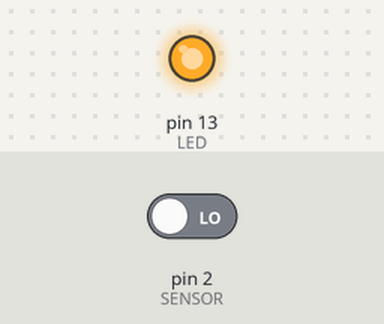
Bench run of a sketch on a simulated Arduino Uno, built with avr-gcc and run on an emulated ATmega328P. Shown: output pins drawn as LEDs (lit = HIGH). The inputs (shaded band) are chosen by the test bench; at power-on: pin 2 (SENSOR) LOW.

Above: at 1.8 s.
1.9 s: pin 2 (SENSOR) driven HIGH
At 2.5 s:
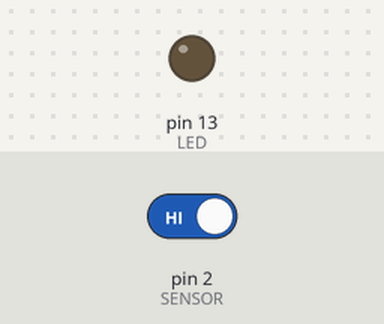
3.5 s: pin 2 (SENSOR) driven LOW
At 4.8 s:
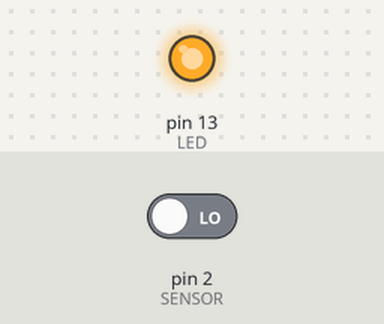
Timing chart, 0 to 6.5 s (numbered marks = the images above; inputs shaded):
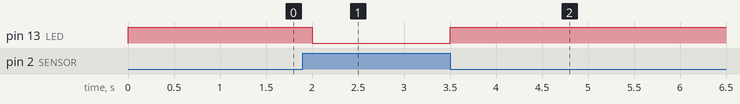

The sketch:

Sensor_optico.ino
```cpp
const int LED = 13;
const int SENSOR = 2;
int valor;

void setup(){
  pinMode(LED, OUTPUT);
  pinMode(SENSOR, INPUT);
}

void loop(){
  valor = digitalRead(SENSOR);
  digitalWrite(LED, !valor);

  delay(500);
}
```

Measured:
- after the input at 1.9 s, pin 13 (LED): HIGH → LOW after 0.10 s
- after the input at 3.5 s, pin 13 (LED): LOW → HIGH at once
